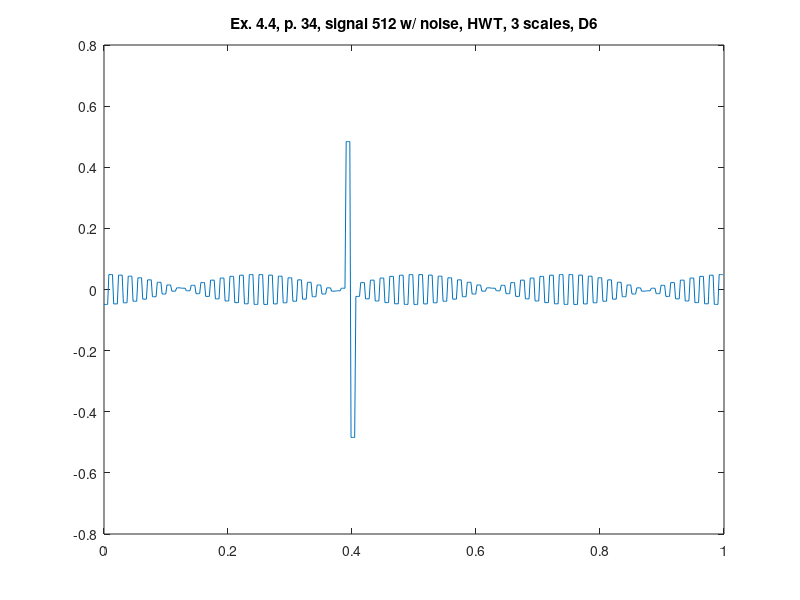

Recreate this plot in MATLAB.
%% ========================================================================
%% Programmatic octave notes on "Ripples in Mathematics" by A. Jensen
%% and A. la Cour-Harbo written with a deep gratitude to the authors for
%% this wonderful text. 
%% 
%% Reconstruction of graphs in ex 4.4, p.34, HWT, 3 scales, D6.
%%
%% Author: Vladimir Kulyukin
%% 
%% NB: I have tested this code in Octave 4.
%% =========================================================================
t = (1.0/512)*[0:511];

%%y_ex_4_3_chirp_512_p33 = arrayfun(@(x) sin(x*x), t);

y_ex_4_4_512_with_noise_hwt_d6_p34 = [
-0.04886833903680526
-0.04886833903680526
-0.04886833903680526
-0.04886833903680526
0.04886833903680526
0.04886833903680526
0.04886833903680526
0.04886833903680526
-0.04710835100367523
-0.04710835100367523
-0.04710835100367523
-0.04710835100367523
0.04710835100367523
0.04710835100367523
0.04710835100367523
0.04710835100367523
-0.04353801546014154
-0.04353801546014154
-0.04353801546014154
-0.04353801546014154
0.04353801546014154
0.04353801546014154
0.04353801546014154
0.04353801546014154
-0.03829453839887497
-0.03829453839887497
-0.03829453839887497
-0.03829453839887497
0.03829453839887497
0.03829453839887497
0.03829453839887497
0.03829453839887497
-0.031579423702764224
-0.031579423702764224
-0.031579423702764224
-0.031579423702764224
0.031579423702764224
0.031579423702764224
0.031579423702764224
0.031579423702764224
-0.023650729463701056
-0.023650729463701056
-0.023650729463701056
-0.023650729463701056
0.023650729463701056
0.023650729463701056
0.023650729463701056
0.023650729463701056
-0.014813150954829822
-0.014813150954829822
-0.014813150954829822
-0.014813150954829822
0.014813150954829822
0.014813150954829822
0.014813150954829822
0.014813150954829822
-0.005406311362075144
-0.005406311362075144
-0.005406311362075144
-0.005406311362075144
0.005406311362075144
0.005406311362075144
0.005406311362075144
0.005406311362075144
0.004208289744429771
0.004208289744429771
0.004208289744429771
0.004208289744429771
-0.004208289744429771
-0.004208289744429771
-0.004208289744429771
-0.004208289744429771
0.01366116863609229
0.01366116863609229
0.01366116863609229
0.01366116863609229
-0.01366116863609229
-0.01366116863609229
-0.01366116863609229
-0.01366116863609229
0.02258905647834136
0.02258905647834136
0.02258905647834136
0.02258905647834136
-0.02258905647834136
-0.02258905647834136
-0.02258905647834136
-0.02258905647834136
0.030648859548216608
0.030648859548216608
0.030648859548216608
0.030648859548216608
-0.030648859548216608
-0.030648859548216608
-0.030648859548216608
-0.030648859548216608
0.03753084413373225
0.03753084413373225
0.03753084413373225
0.03753084413373225
-0.03753084413373225
-0.03753084413373225
-0.03753084413373225
-0.03753084413373225
0.042970539426728564
0.042970539426728564
0.042970539426728564
0.042970539426728564
-0.042970539426728564
-0.042970539426728564
-0.042970539426728564
-0.042970539426728564
0.04675890098771187
0.04675890098771187
0.04675890098771187
0.04675890098771187
-0.04675890098771187
-0.04675890098771187
-0.04675890098771187
-0.04675890098771187
0.048750344206431116
0.048750344206431116
0.048750344206431116
0.048750344206431116
-0.048750344206431116
-0.048750344206431116
-0.048750344206431116
-0.048750344206431116
0.048868339036805306
0.048868339036805306
0.048868339036805306
0.048868339036805306
-0.048868339036805306
-0.048868339036805306
-0.048868339036805306
-0.048868339036805306
0.04710835100367516
0.04710835100367516
0.04710835100367516
0.04710835100367516
-0.04710835100367516
-0.04710835100367516
-0.04710835100367516
-0.04710835100367516
0.04353801546014157
0.04353801546014157
0.04353801546014157
0.04353801546014157
-0.04353801546014157
-0.04353801546014157
-0.04353801546014157
-0.04353801546014157
0.03829453839887494
0.03829453839887494
0.03829453839887494
0.03829453839887494
-0.03829453839887494
-0.03829453839887494
-0.03829453839887494
-0.03829453839887494
0.03157942370276425
0.03157942370276425
0.03157942370276425
0.03157942370276425
-0.03157942370276425
-0.03157942370276425
-0.03157942370276425
-0.03157942370276425
0.023650729463701007
0.023650729463701007
0.023650729463701007
0.023650729463701007
-0.023650729463701007
-0.023650729463701007
-0.023650729463701007
-0.023650729463701007
0.014813150954829763
0.014813150954829763
0.014813150954829763
0.014813150954829763
-0.014813150954829763
-0.014813150954829763
-0.014813150954829763
-0.014813150954829763
0.005406311362075173
0.005406311362075173
0.005406311362075173
0.005406311362075173
-0.005406311362075173
-0.005406311362075173
-0.005406311362075173
-0.005406311362075173
-0.004208289744429716
-0.004208289744429716
-0.004208289744429716
-0.004208289744429716
0.004208289744429716
0.004208289744429716
0.004208289744429716
0.004208289744429716
0.4839369914143116
0.4839369914143116
0.4839369914143116
0.4839369914143116
-0.4839369914143116
-0.4839369914143116
-0.4839369914143116
-0.4839369914143116
-0.022589056478341227
-0.022589056478341227
-0.022589056478341227
-0.022589056478341227
0.022589056478341227
0.022589056478341227
0.022589056478341227
0.022589056478341227
-0.030648859548216677
-0.030648859548216677
-0.030648859548216677
-0.030648859548216677
0.030648859548216677
0.030648859548216677
0.030648859548216677
0.030648859548216677
-0.03753084413373239
-0.03753084413373239
-0.03753084413373239
-0.03753084413373239
0.03753084413373239
0.03753084413373239
0.03753084413373239
0.03753084413373239
-0.04297053942672848
-0.04297053942672848
-0.04297053942672848
-0.04297053942672848
0.04297053942672848
0.04297053942672848
0.04297053942672848
0.04297053942672848
-0.04675890098771184
-0.04675890098771184
-0.04675890098771184
-0.04675890098771184
0.04675890098771184
0.04675890098771184
0.04675890098771184
0.04675890098771184
-0.0487503442064312
-0.0487503442064312
-0.0487503442064312
-0.0487503442064312
0.0487503442064312
0.0487503442064312
0.0487503442064312
0.0487503442064312
-0.048868339036805306
-0.048868339036805306
-0.048868339036805306
-0.048868339036805306
0.048868339036805306
0.048868339036805306
0.048868339036805306
0.048868339036805306
-0.04710835100367516
-0.04710835100367516
-0.04710835100367516
-0.04710835100367516
0.04710835100367516
0.04710835100367516
0.04710835100367516
0.04710835100367516
-0.04353801546014124
-0.04353801546014124
-0.04353801546014124
-0.04353801546014124
0.04353801546014124
0.04353801546014124
0.04353801546014124
0.04353801546014124
-0.03829453839887508
-0.03829453839887508
-0.03829453839887508
-0.03829453839887508
0.03829453839887508
0.03829453839887508
0.03829453839887508
0.03829453839887508
-0.03157942370276411
-0.03157942370276411
-0.03157942370276411
-0.03157942370276411
0.03157942370276411
0.03157942370276411
0.03157942370276411
0.03157942370276411
-0.02365072946370094
-0.02365072946370094
-0.02365072946370094
-0.02365072946370094
0.02365072946370094
0.02365072946370094
0.02365072946370094
0.02365072946370094
-0.01481315095482971
-0.01481315095482971
-0.01481315095482971
-0.01481315095482971
0.01481315095482971
0.01481315095482971
0.01481315095482971
0.01481315095482971
-0.005406311362075255
-0.005406311362075255
-0.005406311362075255
-0.005406311362075255
0.005406311362075255
0.005406311362075255
0.005406311362075255
0.005406311362075255
0.00420828974442966
0.00420828974442966
0.00420828974442966
0.00420828974442966
-0.00420828974442966
-0.00420828974442966
-0.00420828974442966
-0.00420828974442966
0.013661168636092234
0.013661168636092234
0.013661168636092234
0.013661168636092234
-0.013661168636092234
-0.013661168636092234
-0.013661168636092234
-0.013661168636092234
0.022589056478341307
0.022589056478341307
0.022589056478341307
0.022589056478341307
-0.022589056478341307
-0.022589056478341307
-0.022589056478341307
-0.022589056478341307
0.030648859548216497
0.030648859548216497
0.030648859548216497
0.030648859548216497
-0.030648859548216497
-0.030648859548216497
-0.030648859548216497
-0.030648859548216497
0.037530844133732415
0.037530844133732415
0.037530844133732415
0.037530844133732415
-0.037530844133732415
-0.037530844133732415
-0.037530844133732415
-0.037530844133732415
0.042970539426728564
0.042970539426728564
0.042970539426728564
0.042970539426728564
-0.042970539426728564
-0.042970539426728564
-0.042970539426728564
-0.042970539426728564
0.046758900987712064
0.046758900987712064
0.046758900987712064
0.046758900987712064
-0.046758900987712064
-0.046758900987712064
-0.046758900987712064
-0.046758900987712064
0.048750344206430866
0.048750344206430866
0.048750344206430866
0.048750344206430866
-0.048750344206430866
-0.048750344206430866
-0.048750344206430866
-0.048750344206430866
0.04886833903680509
0.04886833903680509
0.04886833903680509
0.04886833903680509
-0.04886833903680509
-0.04886833903680509
-0.04886833903680509
-0.04886833903680509
0.0471083510036755
0.0471083510036755
0.0471083510036755
0.0471083510036755
-0.0471083510036755
-0.0471083510036755
-0.0471083510036755
-0.0471083510036755
0.04353801546014154
0.04353801546014154
0.04353801546014154
0.04353801546014154
-0.04353801546014154
-0.04353801546014154
-0.04353801546014154
-0.04353801546014154
0.038294538398874804
0.038294538398874804
0.038294538398874804
0.038294538398874804
-0.038294538398874804
-0.038294538398874804
-0.038294538398874804
-0.038294538398874804
0.03157942370276406
0.03157942370276406
0.03157942370276406
0.03157942370276406
-0.03157942370276406
-0.03157942370276406
-0.03157942370276406
-0.03157942370276406
0.023650729463701056
0.023650729463701056
0.023650729463701056
0.023650729463701056
-0.023650729463701056
-0.023650729463701056
-0.023650729463701056
-0.023650729463701056
0.014813150954829822
0.014813150954829822
0.014813150954829822
0.014813150954829822
-0.014813150954829822
-0.014813150954829822
-0.014813150954829822
-0.014813150954829822
0.005406311362075199
0.005406311362075199
0.005406311362075199
0.005406311362075199
-0.005406311362075199
-0.005406311362075199
-0.005406311362075199
-0.005406311362075199
-0.004208289744429771
-0.004208289744429771
-0.004208289744429771
-0.004208289744429771
0.004208289744429771
0.004208289744429771
0.004208289744429771
0.004208289744429771
-0.013661168636092234
-0.013661168636092234
-0.013661168636092234
-0.013661168636092234
0.013661168636092234
0.013661168636092234
0.013661168636092234
0.013661168636092234
-0.02258905647834136
-0.02258905647834136
-0.02258905647834136
-0.02258905647834136
0.02258905647834136
0.02258905647834136
0.02258905647834136
0.02258905647834136
-0.03064885954821644
-0.03064885954821644
-0.03064885954821644
-0.03064885954821644
0.03064885954821644
0.03064885954821644
0.03064885954821644
0.03064885954821644
-0.03753084413373236
-0.03753084413373236
-0.03753084413373236
-0.03753084413373236
0.03753084413373236
0.03753084413373236
0.03753084413373236
0.03753084413373236
-0.042970539426728675
-0.042970539426728675
-0.042970539426728675
-0.042970539426728675
0.042970539426728675
0.042970539426728675
0.042970539426728675
0.042970539426728675
-0.04675890098771192
-0.04675890098771192
-0.04675890098771192
-0.04675890098771192
0.04675890098771192
0.04675890098771192
0.04675890098771192
0.04675890098771192
-0.048750344206430964
-0.048750344206430964
-0.048750344206430964
-0.048750344206430964
0.048750344206430964
0.048750344206430964
0.048750344206430964
0.048750344206430964
];

figure;
plot(t, y_ex_4_4_512_with_noise_hwt_d6_p34);
xlim([0 1]);
title('Ex. 4.4, p. 34, signal 512 w/ noise, HWT, 3 scales, D6');
